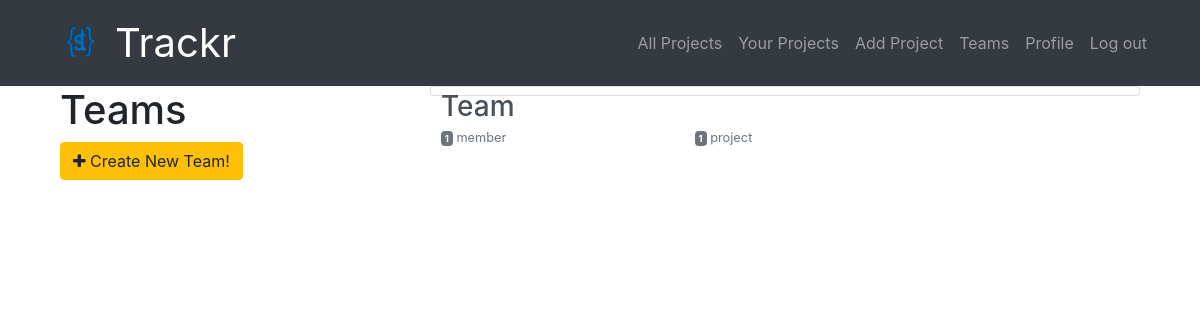
Page /teams/ (signed in) on the committed database.
### teams/models.py (models this page shows, shortened)
class Team(models.Model):
    name = models.CharField(max_length=255, unique=True)
    slug = models.SlugField(allow_unicode=True, unique=True)
    description = models.TextField(blank=True, default='')
    description_html = models.TextField(editable=False, default='', blank=True)
    members = models.ManyToManyField(User,through="TeamMember")
    class Meta:
        ordering = ["name"]

### teams/views.py (the view)
# urls.py: path('', views.ListTeams.as_view(), name="all"),
class ListTeams(LoginRequiredMixin,generic.ListView):
    model = Team
    member = TeamMember

### teams/templates/teams/team_list.html (shortened to what this page needs)
{% extends "teams/team_base.html" %}
{% load bootstrap4 %}
{% block pregroup %}
<div class="col-md-4">
	<div class="content">
			<h2 class='team-name'>Teams</h2>
	</div>
	{% if user.is_authenticated %}
	<a href="#teamFormModal" data-toggle="modal" data-target="#teamFormModal" class="btn btn-warning createTeam" role="button" id='addteam'><span class="fa fa-plus"></span> Create New Team!</a>
	{% endif %}
</div>
{% endblock %}
{% block group_content %}
<div class="col-md-8">
	<div class="list-group">
		{% for team in object_list %}
		<a href="{% url 'teams:single' slug=team.slug %}"
		class="list-group-item list-group-item-action flex-column align-items-start">
			<h3 class="mb-1">{{ team.name }}</h3>
			<div class="d-flex w-40 justify-content-between">
				<small class="text-muted"><span class="badge badge-secondary">
					{{ team.members.count }}</span> member{{ team.members.count|pluralize }}</small>
				<small class="text-muted"><span class="badge badge-secondary">
					{{ team.projects.count }}</span> project{{ team.projects.count|pluralize }}</small>
			</div>
		</a>
		{% endfor %}
	</div>
</div>
{% endblock %}

### static/css/master.css (style rules this page uses)
.team-name { font-size: 40px !important; }
.list-group-item { height: 10px; padding: 3px 10px }

### rows in the picture
Team: name "Team", members.count "1", projects.count "1"
